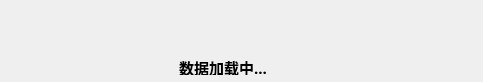
<?xml version="1.0" encoding="UTF-8"?>
<ui version="4.0">
 <class>Dialog</class>
 <widget class="QDialog" name="Dialog">
  <property name="geometry">
   <rect>
    <x>0</x>
    <y>0</y>
    <width>483</width>
    <height>82</height>
   </rect>
  </property>
  <property name="windowTitle">
   <string>Dialog</string>
  </property>
  <property name="windowOpacity">
   <double>1.000000000000000</double>
  </property>
  <property name="styleSheet">
   <string notr="true"/>
  </property>
  <widget class="QLabel" name="label_3">
   <property name="geometry">
    <rect>
     <x>200</x>
     <y>10</y>
     <width>45</width>
     <height>45</height>
    </rect>
   </property>
   <property name="text">
    <string/>
   </property>
   <property name="pixmap">
    <pixmap resource="../../WorkSpace_python/mypack/res.qrc">:/images/loading1.png</pixmap>
   </property>
   <property name="alignment">
    <set>Qt::AlignCenter</set>
   </property>
  </widget>
  <widget class="QLabel" name="label">
   <property name="geometry">
    <rect>
     <x>179</x>
     <y>60</y>
     <width>110</width>
     <height>15</height>
    </rect>
   </property>
   <property name="font">
    <font>
     <family>Aharoni</family>
     <pointsize>11</pointsize>
     <weight>75</weight>
     <bold>true</bold>
    </font>
   </property>
   <property name="text">
    <string>数据加载中...</string>
   </property>
  </widget>
 </widget>
 <resources>
  <include location="../../WorkSpace_python/mypack/res.qrc"/>
 </resources>
 <connections/>
</ui>
